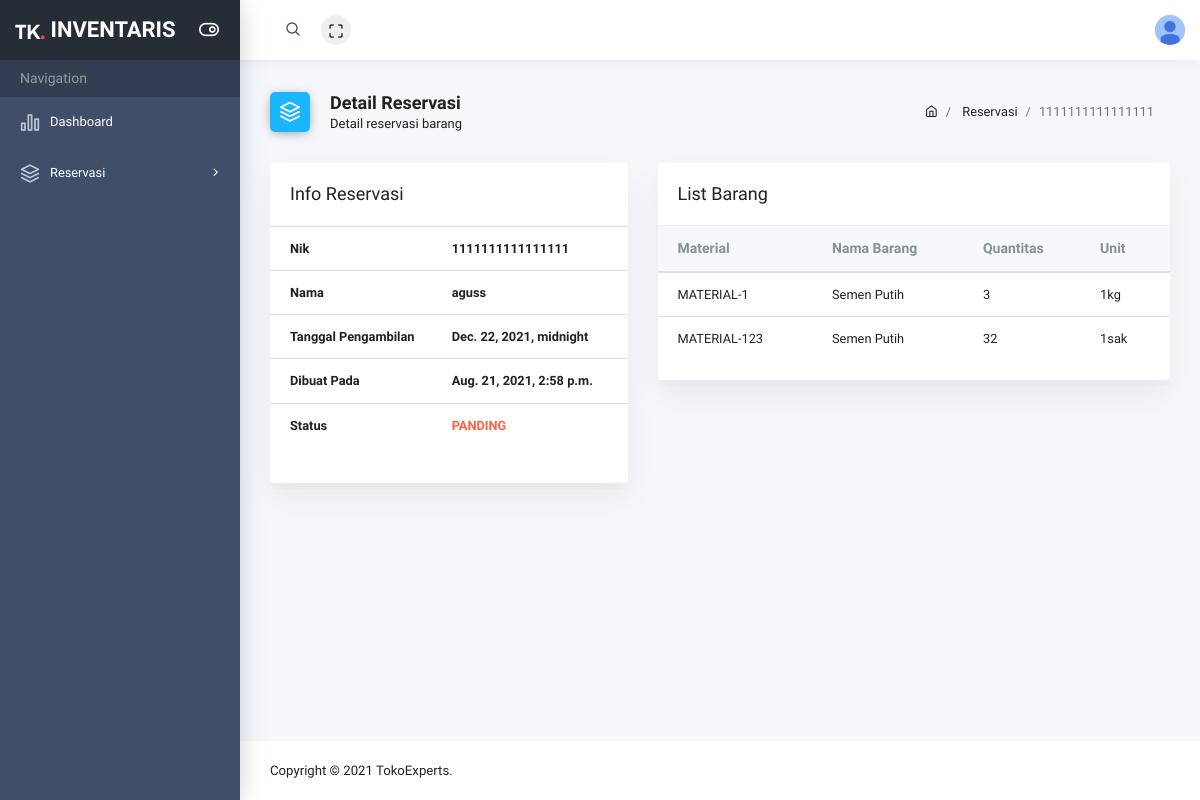
The app's page /reservation/detail/3/ (signed in), older data.
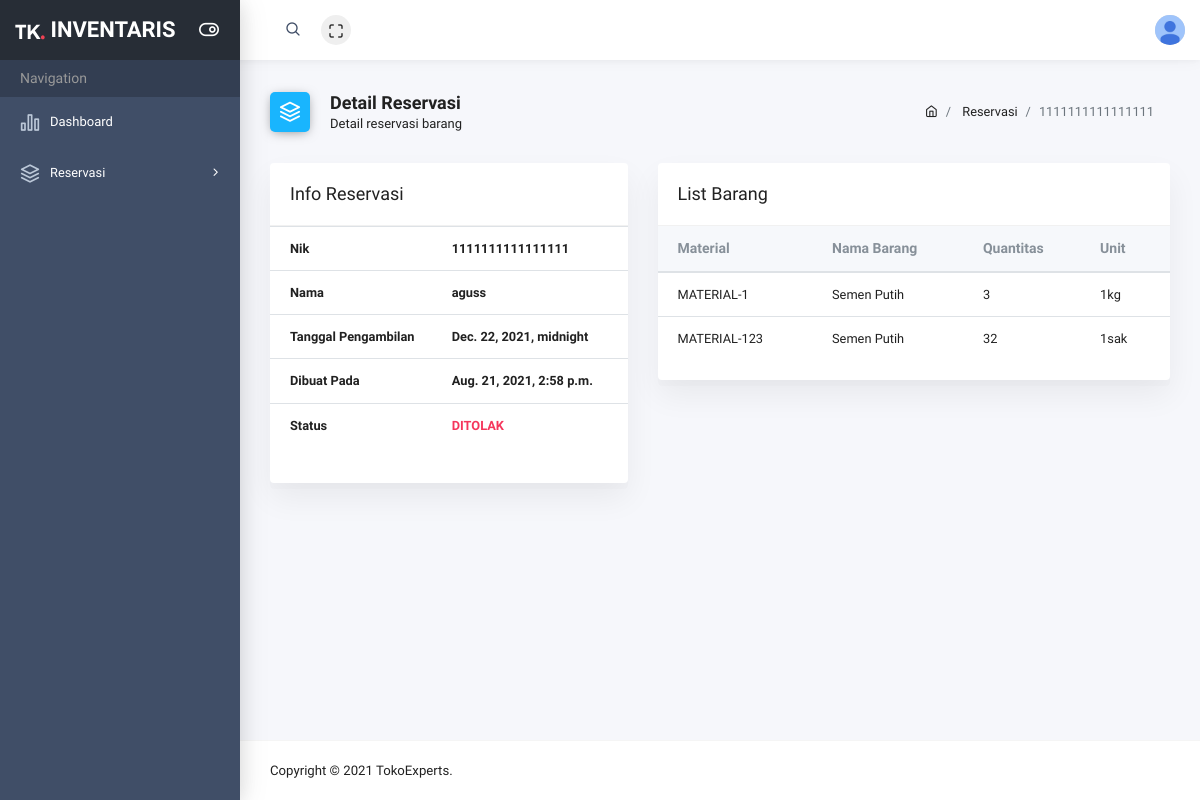
The same page, newer data.
### app_user/views.py (the view)
# urls.py: path('reservation/detail/<int:pk>/', reservation_detail, name='reservation-detail'),
@login_required(login_url='/signin/')
def reservation_detail(request, pk):
    if is_admin(request.user):
        return redirect('admin-home')
    else:
        reservation = Reservation.objects.get(pk=pk)
        reservation_items = ItemReservation.objects.filter(reservation=reservation)
        context = {'reservation': reservation, 'reservation_items': reservation_items}
        return render(request, 'app_user/reservation-detail.html', context)

### templatetags/user.py (called while the page is built)
@register.filter
def getUserPhoto(user_id):
    try:
        return UserDetail.objects.get(user__id=user_id).photo
    except:
        return ""

@register.filter
def is_admin(user):
    return user.groups.filter(name=UserRole.ADMIN.value).exists()

### utils/helpers.py (called while the page is built)
def is_admin(user: User) -> bool:
    groupName = UserRole.ADMIN.value
    group = Group.objects.get(name=groupName)
    if group in user.groups.all():
        return True
    else:
        return False

### templates/app_user/reservation-detail.html (shortened to what this page needs)
{% extends 'base.html' %}
{% block heading_icon %}
<i class="ik ik-layers bg-blue"></i>
{% endblock heading_icon %}
{% block heading %}
<h5>Detail Reservasi</h5>
<span>Detail reservasi barang</span>
{% endblock heading %}
{% block breadcrumb %}
<li class="breadcrumb-item">
    <a href="{% url 'reservation-list' %}">Reservasi</a>
</li>
<li class="breadcrumb-item active" aria-current="page">{{reservation.nik}}</li>
{% endblock breadcrumb %}
{% block content %}
<div class="row">
    <div class="col-5">
        <div class="card table-card">
            <div class="card-header">
                <h3>Info Reservasi</h3>
            </div>
            <div class="card-block">
                <table class="table">
                    <tr>
                        <th>Nik</th>
                        <th>{{reservation.nik}}</th>
                    </tr>
                    <tr>
                        <th>Nama</th>
                        <th>{{reservation.name}}</th>
                    </tr>
                    <tr>
                        <th>Tanggal Pengambilan</th>
                        <th>{{reservation.schedule}}</th>
                    </tr>
                    <tr>
                        <th>Dibuat Pada</th>
                        <th>{{reservation.created}}</th>
                    </tr>
                    <tr>
                        <th>Status</th>
                        <th>
                            {% if reservation.status == 2 %}
                            <span class="text-warning">
                                PANDING
                            </span>
                            {% endif %}
                            {% if reservation.status == 3 %}
                            <span class="text-danger">
                                DITOLAK
                            </span>
                            {% endif %}
                        </th>
                    </tr>
                </table>
            </div>
        </div>
    </div>
    <div class="col-7">
        <div class="card table-card">
            <div class="card-header">
                <h3>List Barang</h3>
            </div>
            <div class="card-block">
                <div class="table-responsive">
                    <table class="table table-hover mb-0">
                        <thead>
                            <tr>
                                <th>Material</th>
                                <th>Nama Barang</th>
                                <th>Quantitas</th>
                                <th>Unit</th>
                            </tr>
                        </thead>
                        <tbody>
                            {% for item in reservation_items %}
                            <tr>
                                <td>{{item.provider}}</td>
                                <td>{{item.item.name}}</td>
                                <td>{{item.quantity}}</td>
                                <td>{{item.unit}}</td>
                            </tr>
                            {% endfor %}
                        </tbody>
                    </table>
                </div>
            </div>
        </div>
    </div>
</div>
{% endblock content %}

Row changes from the older to the newer data that the page shows:
changed Reservation "aguss": status 2 → 3 (drawn)
Text that changed along with them:
text no longer shown: "PANDING"
text now shown: "DITOLAK"
